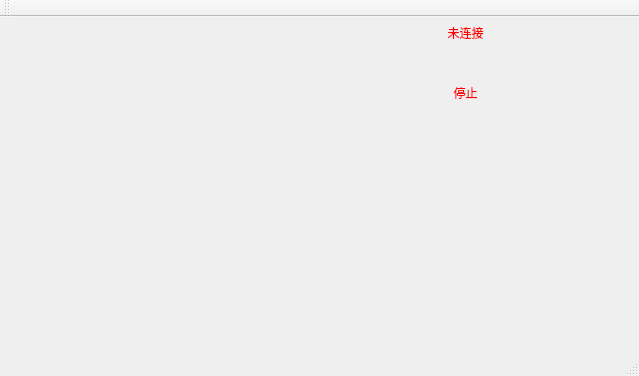
<?xml version="1.0" encoding="UTF-8"?>
<ui version="4.0">
 <class>MainWindow</class>
 <widget class="QMainWindow" name="MainWindow">
  <property name="geometry">
   <rect>
    <x>0</x>
    <y>0</y>
    <width>639</width>
    <height>376</height>
   </rect>
  </property>
  <property name="windowTitle">
   <string>MainWindow</string>
  </property>
  <widget class="QWidget" name="centralWidget">
   <widget class="QLabel" name="label">
    <property name="geometry">
     <rect>
      <x>300</x>
      <y>0</y>
      <width>331</width>
      <height>31</height>
     </rect>
    </property>
    <property name="styleSheet">
     <string notr="true">color: rgb(255, 0, 0);
font: 18pt &quot;Agency FB&quot;;</string>
    </property>
    <property name="text">
     <string>未连接</string>
    </property>
    <property name="alignment">
     <set>Qt::AlignCenter</set>
    </property>
   </widget>
   <widget class="QLabel" name="label1">
    <property name="geometry">
     <rect>
      <x>400</x>
      <y>60</y>
      <width>131</width>
      <height>31</height>
     </rect>
    </property>
    <property name="styleSheet">
     <string notr="true">color: rgb(255, 0, 0);
font: 18pt &quot;Agency FB&quot;;</string>
    </property>
    <property name="text">
     <string>停止</string>
    </property>
    <property name="alignment">
     <set>Qt::AlignCenter</set>
    </property>
   </widget>
  </widget>
  <widget class="QMenuBar" name="menuBar">
   <property name="geometry">
    <rect>
     <x>0</x>
     <y>0</y>
     <width>639</width>
     <height>26</height>
    </rect>
   </property>
  </widget>
  <widget class="QToolBar" name="mainToolBar">
   <attribute name="toolBarArea">
    <enum>TopToolBarArea</enum>
   </attribute>
   <attribute name="toolBarBreak">
    <bool>false</bool>
   </attribute>
  </widget>
  <widget class="QStatusBar" name="statusBar"/>
 </widget>
 <layoutdefault spacing="6" margin="11"/>
 <resources/>
 <connections/>
</ui>
